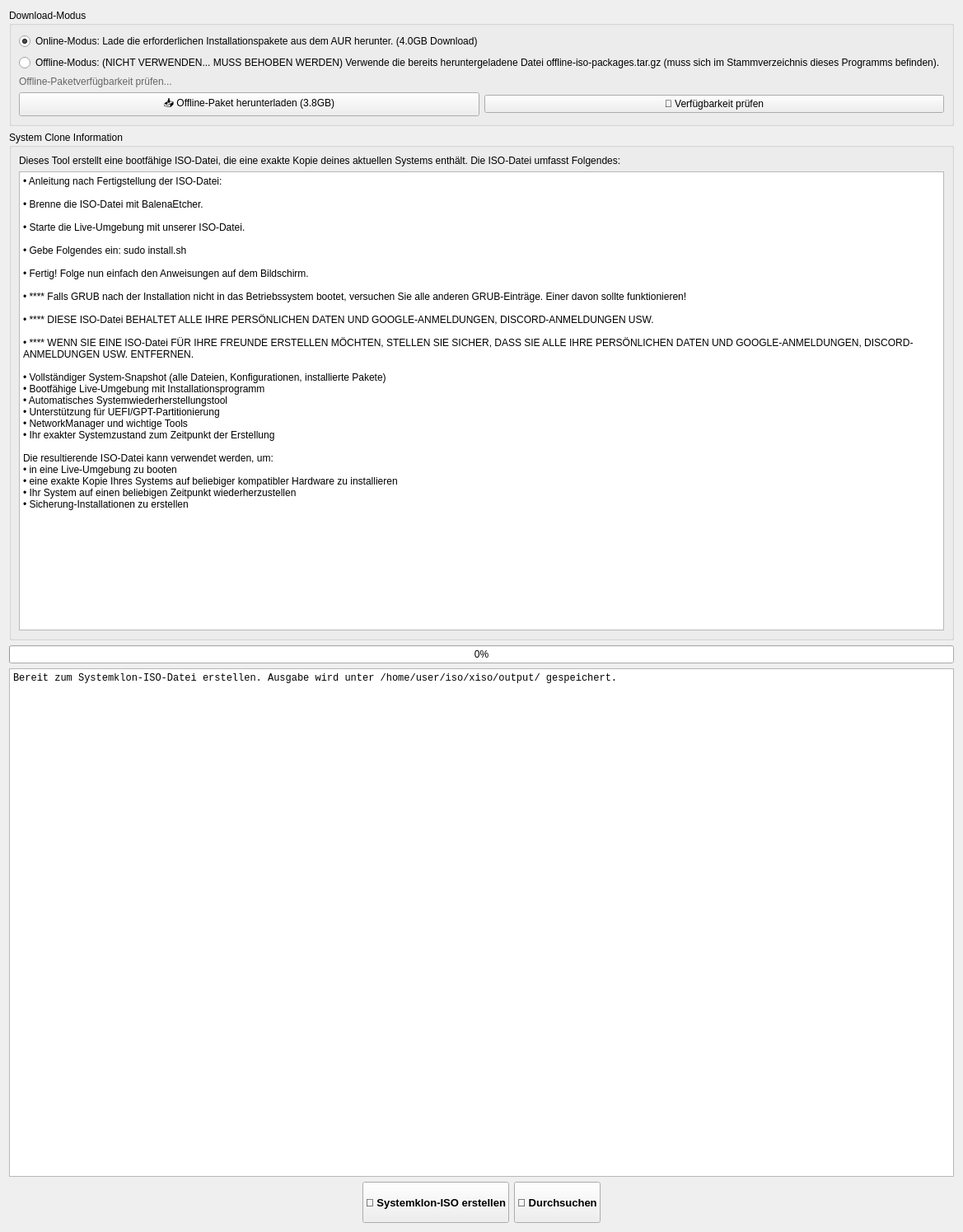
          <widget class="QWidget" name="isoScrollContent">
           <property name="geometry">
            <rect>
             <x>0</x>
             <y>0</y>
             <width>944</width>
             <height>1495</height>
            </rect>
           </property>
           <layout class="QVBoxLayout" name="verticalLayout_iso_content">
            
            <item>
             <widget class="QGroupBox" name="isoModeGroup">
              <property name="title">
               <string>Download-Modus</string>
              </property>
              <layout class="QVBoxLayout" name="verticalLayout_mode">
               <item>
                <widget class="QRadioButton" name="onlineModeRadio">
                 <property name="text">
                  <string>Online-Modus: Lade die erforderlichen Installationspakete aus dem AUR herunter. (4.0GB Download)</string>
                 </property>
                 <property name="checked">
                  <bool>true</bool>
                 </property>
                </widget>
               </item>
               <item>
                <widget class="QRadioButton" name="offlineModeRadio">
                 <property name="text">
                  <string>Offline-Modus: (NICHT VERWENDEN... MUSS BEHOBEN WERDEN) Verwende die bereits heruntergeladene Datei offline-iso-packages.tar.gz (muss sich im Stammverzeichnis dieses Programms befinden).</string>
                 </property>
                </widget>
               </item>
               <item>
                <widget class="QLabel" name="offlineStatusLabel">
                 <property name="text">
                  <string>Offline-Paketverfügbarkeit prüfen...</string>
                 </property>
                 <property name="styleSheet">
                  <string notr="true">color: #666666;</string>
                 </property>
                </widget>
               </item>
               <item>
                <layout class="QHBoxLayout" name="horizontalLayout_offline_buttons">
                 <item>
                  <widget class="QPushButton" name="downloadOfflineButton">
                   <property name="text">
                    <string>📥 Offline-Paket herunterladen (3.8GB)</string>
                   </property>
                   <property name="visible">
                    <bool>false</bool>
                   </property>
                  </widget>
                 </item>
                 <item>
                  <widget class="QPushButton" name="checkAvailabilityButton">
                   <property name="text">
                    <string>🔄 Verfügbarkeit prüfen</string>
                   </property>
                  </widget>
                 </item>
                </layout>
               </item>
              </layout>
             </widget>
            </item>
            <item>
             <widget class="QGroupBox" name="isoInfoGroup">
              <property name="title">
               <string>System Clone Information</string>
              </property>
              <layout class="QVBoxLayout" name="verticalLayout_info">
               <item>
                <widget class="QLabel" name="isoInfoLabel">
                 <property name="text">
                  <string>Dieses Tool erstellt eine bootfähige ISO-Datei, die eine exakte Kopie deines aktuellen Systems enthält. Die ISO-Datei umfasst Folgendes:</string>
                 </property>
                 <property name="wordWrap">
                  <bool>true</bool>
                 </property>
                </widget>
               </item>
               <item>
                <widget class="QTextEdit" name="isoInfoText">
                 <property name="plainText">
                  <string>• Anleitung nach Fertigstellung der ISO-Datei:

• Brenne die ISO-Datei mit BalenaEtcher.

• Starte die Live-Umgebung mit unserer ISO-Datei.

• Gebe Folgendes ein: sudo install.sh

• Fertig! Folge nun einfach den Anweisungen auf dem Bildschirm.

• **** Falls GRUB nach der Installation nicht in das Betriebssystem bootet, versuchen Sie alle anderen GRUB-Einträge. Einer davon sollte funktionieren!

• **** DIESE ISO-Datei BEHALTET ALLE IHRE PERSÖNLICHEN DATEN UND GOOGLE-ANMELDUNGEN, DISCORD-ANMELDUNGEN USW.

• **** WENN SIE EINE ISO-Datei FÜR IHRE FREUNDE ERSTELLEN MÖCHTEN, STELLEN SIE SICHER, DASS SIE ALLE IHRE PERSÖNLICHEN DATEN UND GOOGLE-ANMELDUNGEN, DISCORD-ANMELDUNGEN USW. ENTFERNEN.

• Vollständiger System-Snapshot (alle Dateien, Konfigurationen, installierte Pakete)
• Bootfähige Live-Umgebung mit Installationsprogramm
• Automatisches Systemwiederherstellungstool
• Unterstützung für UEFI/GPT-Partitionierung
• NetworkManager und wichtige Tools
• Ihr exakter Systemzustand zum Zeitpunkt der Erstellung

Die resultierende ISO-Datei kann verwendet werden, um:
• in eine Live-Umgebung zu booten
• eine exakte Kopie Ihres Systems auf beliebiger kompatibler Hardware zu installieren
• Ihr System auf einen beliebigen Zeitpunkt wiederherzustellen
• Sicherung-Installationen zu erstellen</string>
                 </property>
                 <property name="readOnly">
                  <bool>true</bool>
                 </property>
                 <property name="maximumHeight">
                  <number>200</number>
                 </property>
                </widget>
               </item>
              </layout>
             </widget>
            </item>
           
            <item>
             <widget class="QProgressBar" name="isoProgressBar">
              <property name="minimum">
               <number>0</number>
              </property>
              <property name="maximum">
               <number>100</number>
              </property>
              <property name="value">
               <number>0</number>
              </property>
              <property name="textVisible">
               <bool>true</bool>
              </property>
             </widget>
            </item>
            <item>
             <widget class="QTextEdit" name="isoStatusLabel">
              <property name="plainText">
               <string>Bereit zum Systemklon-ISO-Datei erstellen. Ausgabe wird unter /home/user/iso/xiso/output/ gespeichert.</string>
              </property>
              <property name="readOnly">
               <bool>true</bool>
              </property>
              <property name="maximumHeight">
               <number>90</number>
              </property>
              <property name="font">
               <font>
                <family>Monospace</family>
                <pointsize>9</pointsize>
               </font>
              </property>
             </widget>
            </item>

 <item>
             <layout class="QHBoxLayout" name="horizontalLayout_iso_buttons">
              <property name="alignment">
               <set>Qt::AlignHCenter</set>
              </property>
              <item>
               <spacer name="horizontalSpacer_iso_left">
                <property name="orientation">
                 <enum>Qt::Orientation::Horizontal</enum>
                </property>
                <property name="sizeHint" stdset="0">
                 <size>
                  <width>40</width>
                  <height>20</height>
                 </size>
                </property>
               </spacer>
              </item>
              <item>
               <widget class="QPushButton" name="createIsoButton">
                <property name="minimumSize">
                 <size>
                  <width>110</width>
                  <height>50</height>
                 </size>
                </property>
                <property name="font">
                 <font>
                  <pointsize>10</pointsize>
                  <bold>true</bold>
                 </font>
                </property>
                <property name="text">
                 <string>🚀 Systemklon-ISO erstellen</string>
                </property>
               </widget>
              </item>
              <item>
               <widget class="QPushButton" name="browseIsoOutputButton">
                <property name="minimumSize">
                 <size>
                  <width>80</width>
                  <height>50</height>
                 </size>
                </property>
                <property name="font">
                 <font>
                  <pointsize>10</pointsize>
                  <bold>true</bold>
                 </font>
                </property>
                <property name="text">
                 <string>📁 Durchsuchen</string>
                </property>
                <property name="toolTip">
                 <string>Mit Dolphin zum ISO-Ausgabeordner navigieren</string>
                </property>
               </widget>
              </item>
              <item>
               <spacer name="horizontalSpacer_iso_right">
                <property name="orientation">
                 <enum>Qt::Orientation::Horizontal</enum>
                </property>
                <property name="sizeHint" stdset="0">
                 <size>
                  <width>40</width>
                  <height>20</height>
                 </size>
                </property>
               </spacer>
              </item>
             </layout>
            </item>

           </layout>
          </widget>
